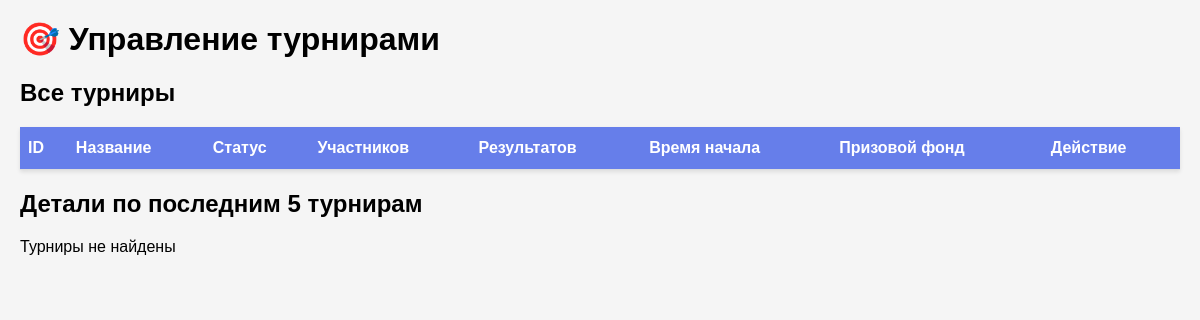
Page /find_tournaments.php on the earlier database version.
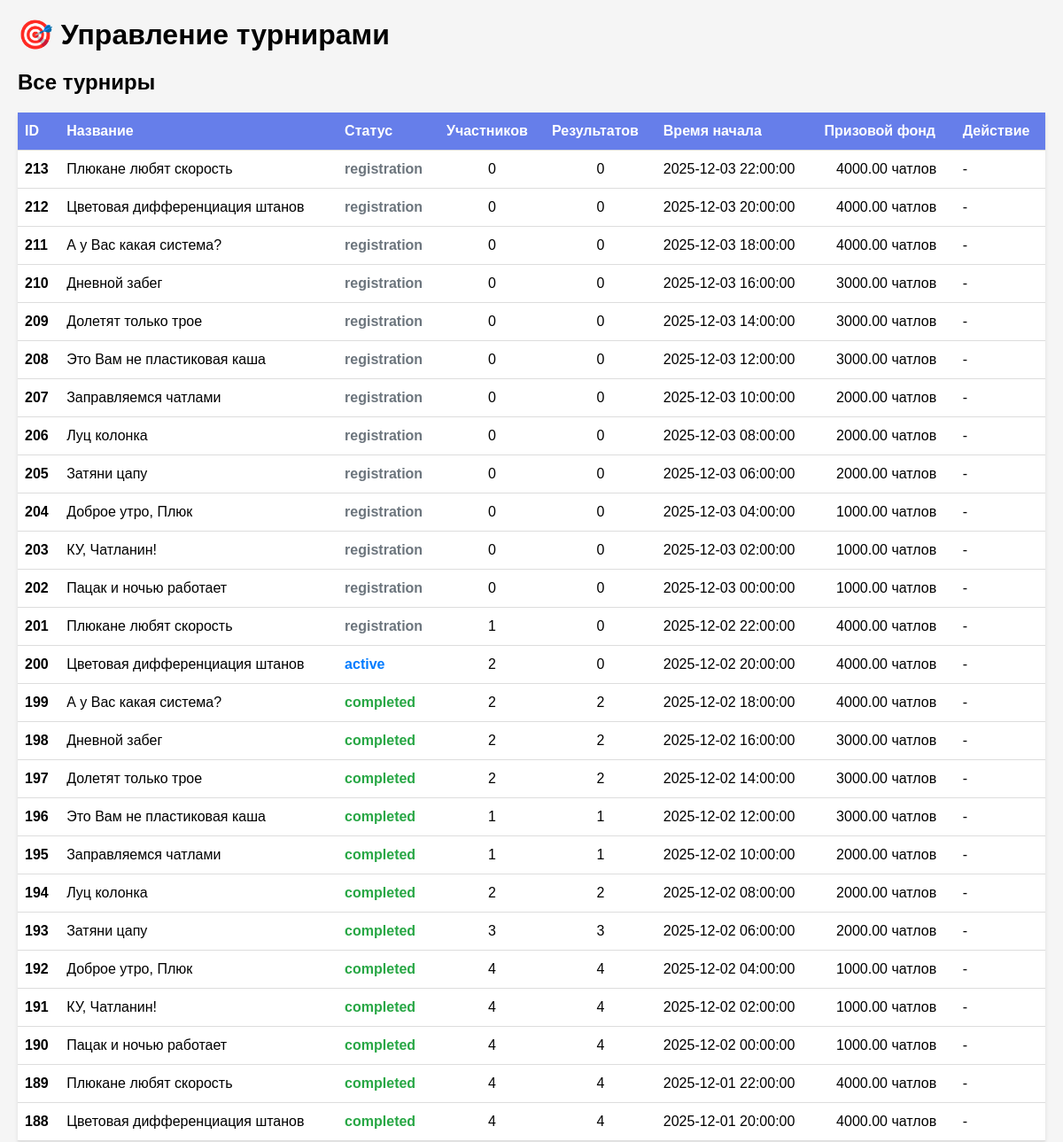
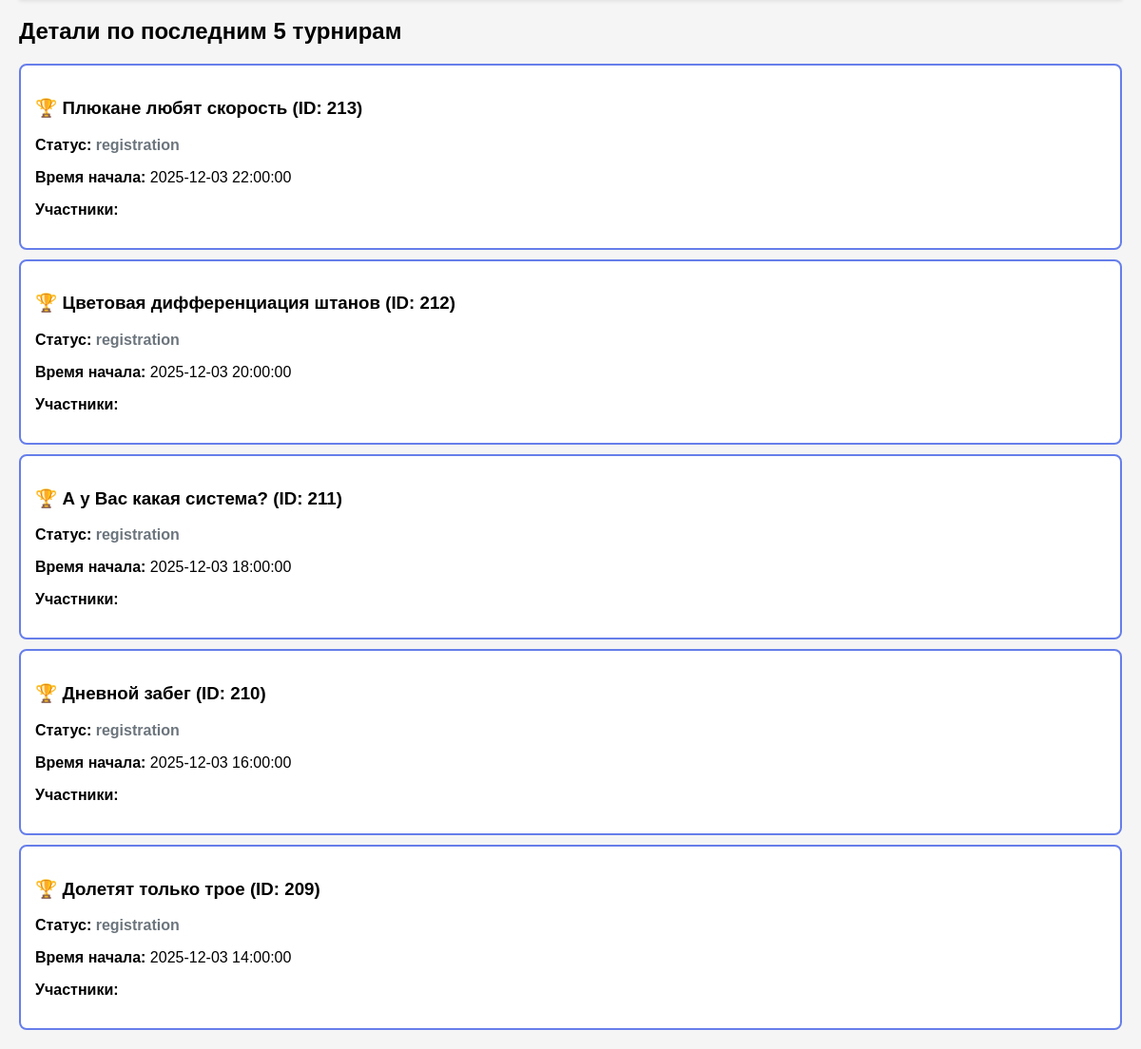
Same page on the later database version (2 pictures, top to bottom).
### tables this page shows
CREATE TABLE `tournaments` (
  `id` int(11) NOT NULL,
  `name` varchar(255) NOT NULL,
  `description` text,
  `entry_fee` decimal(10,2) DEFAULT '0.00',
  `prize_pool` decimal(10,2) DEFAULT '0.00',
  `max_players` int(11) DEFAULT '8',
  `difficulty` enum('easy','medium','hard','tournament') DEFAULT 'medium',
  `status` enum('registration','active','completed','cancelled') DEFAULT 'registration',
  `start_time` datetime DEFAULT NULL,
  `end_time` datetime DEFAULT NULL,
  `created_at` datetime DEFAULT CURRENT_TIMESTAMP,
  `updated_at` datetime DEFAULT CURRENT_TIMESTAMP ON UPDATE CURRENT_TIMESTAMP
);

### find_tournaments.php (the view, shortened to what this page needs)
<?php
require_once 'config.php';
echo "<!DOCTYPE html>
<html>
<head>
    <meta charset='UTF-8'>
    <title>Управление турнирами</title>
    <style>
        body { font-family: Arial, sans-serif; margin: 20px; background: #f5f5f5; }
        table { border-collapse: collapse; width: 100%; background: white; box-shadow: 0 2px 4px rgba(0,0,0,0.1); }
        th, td { padding: 12px 8px; text-align: left; border-bottom: 1px solid #ddd; }
        th { background: #667eea; color: white; font-weight: 600; }
        tr:hover { background: #f8f9fa; }
        .needs-calculation { background: #fff3cd !important; }
        .btn { background: #28a745; color: white; border: none; padding: 8px 16px; border-radius: 4px; cursor: pointer; text-decoration: none; display: inline-block; }
        .btn:hover { background: #218838; }
        .tournament-detail { border: 2px solid #667eea; padding: 15px; margin: 10px 0; border-radius: 8px; background: white; }
        .status-completed { color: #28a745; font-weight: 600; }
        .status-active { color: #007bff; font-weight: 600; }
        .status-registration { color: #6c757d; font-weight: 600; }
        .notification { background: #d4edda; color: #155724; padding: 12px; border-radius: 4px; margin: 10px 0; }
    </style>
</head>
<body>";
echo "<h1>🎯 Управление турнирами</h1>";
try {
    $stmt = $pdo->query("
        SELECT
            t.id,
            t.name,
            t.status,
            t.start_time,
            t.prize_pool,
            (SELECT COUNT(*) FROM tournament_registrations tr WHERE tr.tournament_id = t.id) as participants_count,
            (SELECT COUNT(*) FROM tournament_results tr_results WHERE tr_results.tournament_id = t.id) as results_count
        FROM tournaments t
        ORDER BY t.id DESC
    ");
    $tournaments = $stmt->fetchAll();
    echo "<h2>Все турниры</h2>";
    echo "<table>";
    echo "<tr>
            <th>ID</th>
            <th>Название</th>
            <th>Статус</th>
            <th>Участников</th>
            <th>Результатов</th>
            <th>Время начала</th>
            <th>Призовой фонд</th>
            <th>Действие</th>
          </tr>";
    foreach ($tournaments as $tournament) {
        $needs_calculation = $tournament['status'] == 'completed' && $tournament['results_count'] == 0;
        $row_class = $needs_calculation ? 'needs-calculation' : '';
        $status_class = 'status-' . $tournament['status'];
        echo "<tr class='{$row_class}'>";
        echo "<td><strong>{$tournament['id']}</strong></td>";
        echo "<td>{$tournament['name']}</td>";
        echo "<td class='{$status_class}'>{$tournament['status']}</td>";
        echo "<td style='text-align: center;'>{$tournament['participants_count']}</td>";
        echo "<td style='text-align: center;'>{$tournament['results_count']}</td>";
        echo "<td>{$tournament['start_time']}</td>";
        echo "<td style='text-align: center;'>{$tournament['prize_pool']} чатлов</td>";
        if ($needs_calculation) {
            echo "<td><button onclick=\"calculateTournament({$tournament['id']})\" class='btn'>Рассчитать</button></td>";
        } else {
            echo "<td>-</td>";
        }
        echo "</tr>";
    }
    echo "</table>";
    echo "<h2>Детали по последним 5 турнирам</h2>";
    $stmt = $pdo->query("SELECT id FROM tournaments ORDER BY id DESC LIMIT 5");
    $lastTournamentIds = $stmt->fetchAll(PDO::FETCH_COLUMN);
    if (!empty($lastTournamentIds)) {
        $placeholders = str_repeat('?,', count($lastTournamentIds) - 1) . '?';
        $stmt = $pdo->prepare("
            SELECT t.id, t.name, t.status, t.start_time,
                   u.username, tr.status as reg_status
            FROM tournaments t
            LEFT JOIN tournament_registrations tr ON t.id = tr.tournament_id
            LEFT JOIN users u ON tr.user_id = u.id
            WHERE t.id IN ($placeholders)
            ORDER BY t.id DESC, tr.id ASC
        ");
        $stmt->execute($lastTournamentIds);
        $details = $stmt->fetchAll();
        $current_tournament = null;
        foreach ($details as $detail) {
            if ($current_tournament != $detail['id']) {
                if ($current_tournament !== null) echo "</div>";
                echo "<div class='tournament-detail'>";
                echo "<h3>🏆 {$detail['name']} (ID: {$detail['id']})</h3>";
                $status_class = 'status-' . $detail['status'];
                echo "<p><strong>Статус:</strong> <span class='{$status_class}'>{$detail['status']}</span></p>";
                echo "<p><strong>Время начала:</strong> {$detail['start_time']}</p>";
                echo "<p><strong>Участники:</strong></p>";
                $current_tournament = $detail['id'];
            }
        }
        if ($current_tournament !== null) echo "</div>";
    } else {
        echo "<p>Турниры не найдены</p>";
    }
} catch (PDOException $e) {
    echo "<div style='background: #f8d7da; color: #721c24; padding: 15px; border-radius: 5px; margin: 20px 0;'>";
    echo "<h3>❌ Ошибка базы данных</h3>";
    echo "<p><strong>Ошибка:</strong> " . $e->getMessage() . "</p>";
    echo "</div>";
}
echo "
<script>
function calculateTournament(tournamentId) {
    if (confirm('Рассчитать результаты для турнира ' + tournamentId + '?')) {
        window.location.href = 'calculate_single.php?tournament_id=' + tournamentId;
    }
}
</script>
</body>
</html>";
?>

### find_tournaments.php (style rules this page uses)
body { font-family: Arial, sans-serif; margin: 20px; background: #f5f5f5; }
table { border-collapse: collapse; width: 100%; background: white; box-shadow: 0 2px 4px rgba(0,0,0,0.1); }
th, td { padding: 12px 8px; text-align: left; border-bottom: 1px solid #ddd; }
th { background: #667eea; color: white; font-weight: 600; }
.tournament-detail { border: 2px solid #667eea; padding: 15px; margin: 10px 0; border-radius: 8px; background: white; }
.status-completed { color: #28a745; font-weight: 600; }
.status-active { color: #007bff; font-weight: 600; }
.status-registration { color: #6c757d; font-weight: 600; }

Differences in the rows shown:
added tournaments: id "213", name "Плюкане любят скорость", status "registration", participants_count "0", results_count "0", start_time "2025-12-03 22:00:00", prize_pool "4000.00"
added tournaments: id "212", name "Цветовая дифференциация штанов", status "registration", participants_count "0", results_count "0", start_time "2025-12-03 20:00:00", prize_pool "4000.00"
added tournaments: id "211", name "А у Вас какая система?", status "registration", participants_count "0", results_count "0", start_time "2025-12-03 18:00:00", prize_pool "4000.00"
added tournaments: id "210", name "Дневной забег", status "registration", participants_count "0", results_count "0", start_time "2025-12-03 16:00:00", prize_pool "3000.00"
added tournaments: id "209", name "Долетят только трое", status "registration", participants_count "0", results_count "0", start_time "2025-12-03 14:00:00", prize_pool "3000.00"
added tournaments: id "208", name "Это Вам не пластиковая каша", status "registration", participants_count "0", results_count "0", start_time "2025-12-03 12:00:00", prize_pool "3000.00", shown under "Все турниры"
added tournaments: id "207", name "Заправляемся чатлами", status "registration", participants_count "0", results_count "0", start_time "2025-12-03 10:00:00", prize_pool "2000.00", shown under "Все турниры"
added tournaments: id "206", name "Луц колонка", status "registration", participants_count "0", results_count "0", start_time "2025-12-03 08:00:00", prize_pool "2000.00", shown under "Все турниры"
added tournaments: id "205", name "Затяни цапу", status "registration", participants_count "0", results_count "0", start_time "2025-12-03 06:00:00", prize_pool "2000.00", shown under "Все турниры"
added tournaments: id "204", name "Доброе утро, Плюк", status "registration", participants_count "0", results_count "0", start_time "2025-12-03 04:00:00", prize_pool "1000.00", shown under "Все турниры"
added tournaments: id "203", name "КУ, Чатланин!", status "registration", participants_count "0", results_count "0", start_time "2025-12-03 02:00:00", prize_pool "1000.00", shown under "Все турниры"
added tournaments: id "202", name "Пацак и ночью работает", status "registration", participants_count "0", results_count "0", start_time "2025-12-03 00:00:00", prize_pool "1000.00", shown under "Все турниры"
added tournaments: id "201", name "Плюкане любят скорость", status "registration", participants_count "1", results_count "0", start_time "2025-12-02 22:00:00", prize_pool "4000.00", shown under "Все турниры"
added tournaments: id "200", name "Цветовая дифференциация штанов", status "active", participants_count "2", results_count "0", start_time "2025-12-02 20:00:00", prize_pool "4000.00", shown under "Все турниры"
added tournaments: id "199", name "А у Вас какая система?", status "completed", participants_count "2", results_count "2", start_time "2025-12-02 18:00:00", prize_pool "4000.00", shown under "Все турниры"
added tournaments: id "198", name "Дневной забег", status "completed", participants_count "2", results_count "2", start_time "2025-12-02 16:00:00", prize_pool "3000.00", shown under "Все турниры"
added tournaments: id "197", name "Долетят только трое", status "completed", participants_count "2", results_count "2", start_time "2025-12-02 14:00:00", prize_pool "3000.00", shown under "Все турниры"
added tournaments: id "196", name "Это Вам не пластиковая каша", status "completed", participants_count "1", results_count "1", start_time "2025-12-02 12:00:00", prize_pool "3000.00", shown under "Все турниры"
added tournaments: id "195", name "Заправляемся чатлами", status "completed", participants_count "1", results_count "1", start_time "2025-12-02 10:00:00", prize_pool "2000.00", shown under "Все турниры"
added tournaments: id "194", name "Луц колонка", status "completed", participants_count "2", results_count "2", start_time "2025-12-02 08:00:00", prize_pool "2000.00", shown under "Все турниры"
added tournaments: id "193", name "Затяни цапу", status "completed", participants_count "3", results_count "3", start_time "2025-12-02 06:00:00", prize_pool "2000.00", shown under "Все турниры"
added tournaments: id "192", name "Доброе утро, Плюк", status "completed", participants_count "4", results_count "4", start_time "2025-12-02 04:00:00", prize_pool "1000.00", shown under "Все турниры"
added tournaments: id "191", name "КУ, Чатланин!", status "completed", participants_count "4", results_count "4", start_time "2025-12-02 02:00:00", prize_pool "1000.00", shown under "Все турниры"
added tournaments: id "190", name "Пацак и ночью работает", status "completed", participants_count "4", results_count "4", start_time "2025-12-02 00:00:00", prize_pool "1000.00", shown under "Все турниры"
added tournaments: id "189", name "Плюкане любят скорость", status "completed", participants_count "4", results_count "4", start_time "2025-12-01 22:00:00", prize_pool "4000.00", shown under "Все турниры"
added tournaments: id "188", name "Цветовая дифференциация штанов", status "completed", participants_count "4", results_count "4", start_time "2025-12-01 20:00:00", prize_pool "4000.00", shown under "Все турниры"
Other differences:
text no longer shown: "Турниры не найдены"
